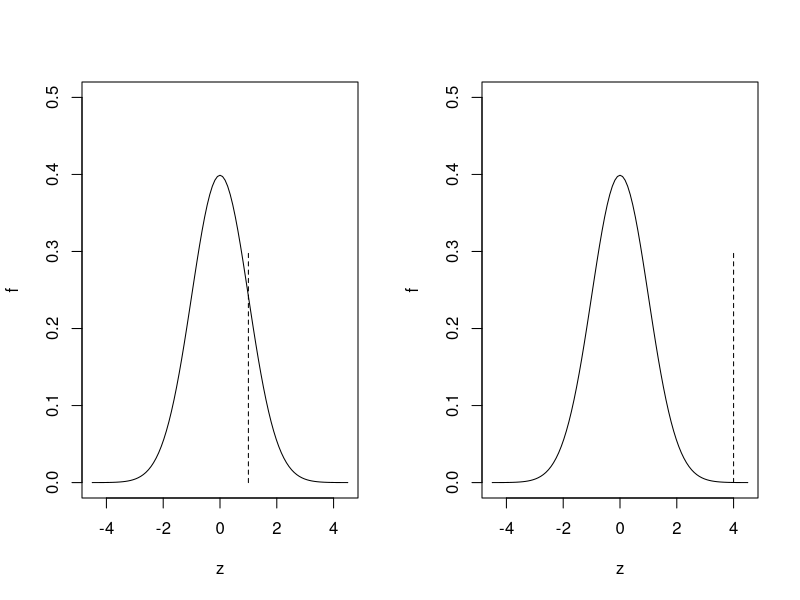
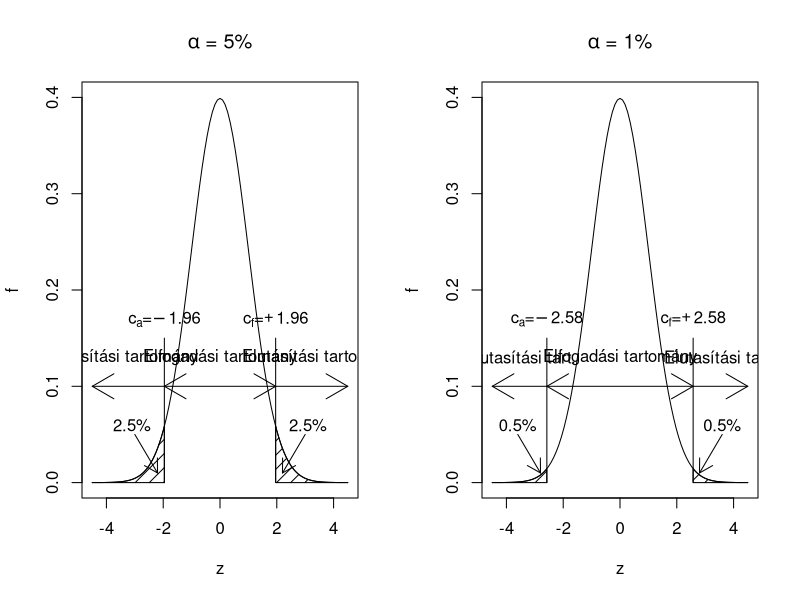

These figures' R source, in order:
## ---- chunk 1
par( mfrow = c( 1, 2 ) )
curve( dnorm, ylim = c( 0, 0.5 ), xlim = c( -4.5, 4.5 ), ylab = "f", xlab = "z" )
lines( x = c( 1, 1 ), y = c( 0, 0.3 ), lty = "dashed" )
curve( dnorm, ylim = c( 0, 0.5 ), xlim = c( -4.5, 4.5 ), ylab = "f", xlab = "z" )
lines( x = c( 4, 4 ), y = c( 0, 0.3 ), lty = "dashed" )
## ---- chunk 2
par( mfrow = c( 1, 2 ) )

curve( dnorm, ylim = c( 0, 0.4 ), xlim = c( -4.5, 4.5 ), ylab = "f", xlab = "z",
       main = expression( paste( alpha, " = 5%" ) ) )
arrows( qnorm( 0.025 ), 0.1, qnorm( 0.975 ), 0.1, code = 3 )
lines( x = rep( qnorm( 0.025 ), 2 ), y = c( 0, 0.15 ) )
lines( x = rep( qnorm( 0.975 ), 2 ), y = c( 0, 0.15 ) )
text( 0, 0.13, "Elfogadási tartomány" )
arrows( qnorm( 0.025 ), 0.1, -4.5, 0.1, code = 2 )
text( -3.5, 0.13, "Elutasítási tartomány" )
arrows( qnorm( 0.975 ), 0.1, 4.5, 0.1, code = 2 )
text( 3.5, 0.13, "Elutasítási tartomány" )
text( qnorm( 0.025 ), 0.17, expression( paste( c[a], "=", -1.96 ) ) )
text( qnorm( 0.975 ), 0.17, expression( paste( c[f], "=", +1.96 ) ) )
#polygon( x = c( -1, seq( -1, 1, 0.01 ), 1 ), y = c( 0, dnorm( seq( -1, 1, 0.01 ) ), 0 ), density = 10 )
polygon( x = c( -4.5, seq( -4.5, qnorm( 0.025 ), 0.01 ), qnorm( 0.025 ) ),
         y = c( 0, dnorm( seq( -4.5, qnorm( 0.025 ), 0.01 ) ), 0 ), density = 10 )
polygon( x = c( qnorm( 0.975 ), seq( qnorm( 0.975 ), 4.5, 0.01 ), 4.5 ),
         y = c( 0, dnorm( seq( qnorm( 0.975 ), 4.5, 0.01 ) ), 0 ), density = 10 )
arrows( 3, 0.05, 2.2, 0.01, length = 0.15 )
text( 3.1, 0.06, "2.5%")
arrows( -3, 0.05, -2.2, 0.01, length = 0.15 )
text( -3.1, 0.06, "2.5%")

curve( dnorm, ylim = c( 0, 0.4 ), xlim = c( -4.5, 4.5 ), ylab = "f", xlab = "z",
       main = expression( paste( alpha, " = 1%" ) ) )
arrows( qnorm( 0.005 ), 0.1, qnorm( 0.995 ), 0.1, code = 3 )
lines( x = rep( qnorm( 0.005 ), 2 ), y = c( 0, 0.15 ) )
lines( x = rep( qnorm( 0.995 ), 2 ), y = c( 0, 0.15 ) )
text( 0, 0.13, "Elfogadási tartomány" )
arrows( qnorm( 0.005 ), 0.1, -4.5, 0.1, code = 2 )
text( -3.5, 0.13, "Elutasítási tart." )
arrows( qnorm( 0.995 ), 0.1, 4.5, 0.1, code = 2 )
text( 3.5, 0.13, "Elutasítási tart." )
text( qnorm( 0.005 ), 0.17, expression( paste( c[a], "=", -2.58 ) ) )
text( qnorm( 0.995 ), 0.17, expression( paste( c[f], "=", +2.58 ) ) )
#polygon( x = c( -1, seq( -1, 1, 0.01 ), 1 ), y = c( 0, dnorm( seq( -1, 1, 0.01 ) ), 0 ), density = 10 )
polygon( x = c( -4.5, seq( -4.5, qnorm( 0.005 ), 0.01 ), qnorm( 0.005 ) ),
         y = c( 0, dnorm( seq( -4.5, qnorm( 0.005 ), 0.01 ) ), 0 ), density = 10 )
polygon( x = c( qnorm( 0.995 ), seq( qnorm( 0.995 ), 4.5, 0.01 ), 4.5 ),
         y = c( 0, dnorm( seq( qnorm( 0.995 ), 4.5, 0.01 ) ), 0 ), density = 10 )
arrows( 3.6, 0.05, 2.8, 0.01, length = 0.15 )
text( 3.6, 0.06, "0.5%")
arrows( -3.6, 0.05, -2.8, 0.01, length = 0.15 )
text( -3.6, 0.06, "0.5%")
